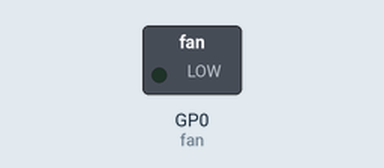
Bench run of a program on a simulated Raspberry Pi Pico running MicroPython. Shown: switched loads named in the program (green lamp = pin HIGH).

Above: at 0.05 s.
At 3.2 s:
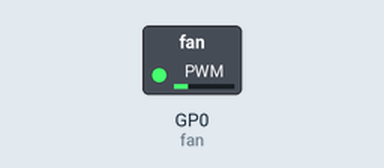
At 6.4 s:
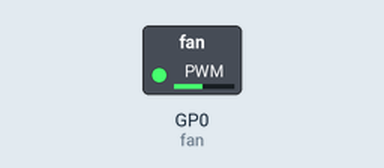
At 12.8 s:
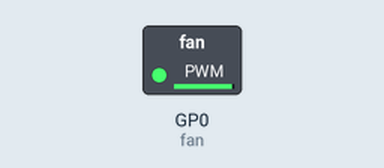
Timing chart, 0 to 16.6 s (numbered marks = the images above):
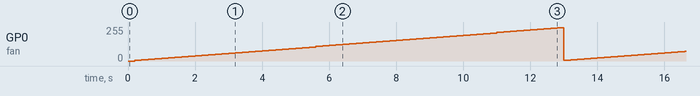

Measured:
- by itself, GP0 (fan): ramps from 4/255 to 249/255 and jumps back, once every 12.8 s

The program:

pwm_demo.py
```python
from machine import Pin, PWM
import time
fan = PWM(Pin(0))
fan.freq(1000)
count = 0
while True:
    fan.duty_u16(count * 1000)
    time.sleep_ms(200)
    if count > 63:
        count = 0
    count += 1
```
